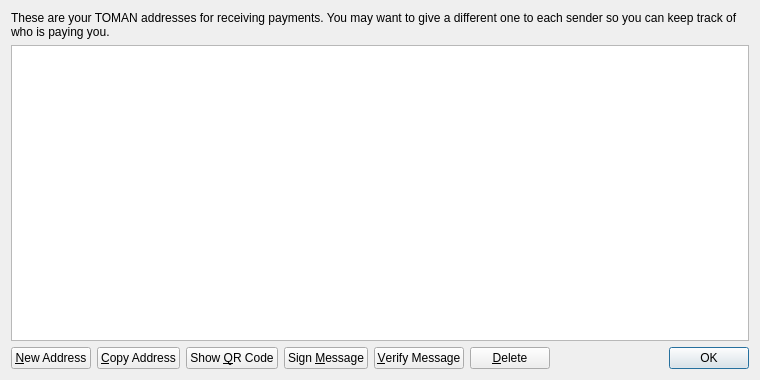
<?xml version="1.0" encoding="UTF-8"?>
<ui version="4.0">
 <class>AddressBookPage</class>
 <widget class="QWidget" name="AddressBookPage">
  <property name="geometry">
   <rect>
    <x>0</x>
    <y>0</y>
    <width>760</width>
    <height>380</height>
   </rect>
  </property>
  <property name="windowTitle">
   <string>Address Book</string>
  </property>
  <layout class="QVBoxLayout" name="verticalLayout">
   <item>
    <widget class="QLabel" name="labelExplanation">
     <property name="text">
      <string>These are your TOMAN addresses for receiving payments. You may want to give a different one to each sender so you can keep track of who is paying you.</string>
     </property>
     <property name="textFormat">
      <enum>Qt::PlainText</enum>
     </property>
     <property name="wordWrap">
      <bool>true</bool>
     </property>
    </widget>
   </item>
   <item>
    <widget class="QTableView" name="tableView">
     <property name="contextMenuPolicy">
      <enum>Qt::CustomContextMenu</enum>
     </property>
     <property name="toolTip">
      <string>Double-click to edit address or label</string>
     </property>
     <property name="tabKeyNavigation">
      <bool>false</bool>
     </property>
     <property name="alternatingRowColors">
      <bool>true</bool>
     </property>
     <property name="selectionMode">
      <enum>QAbstractItemView::SingleSelection</enum>
     </property>
     <property name="selectionBehavior">
      <enum>QAbstractItemView::SelectRows</enum>
     </property>
     <property name="sortingEnabled">
      <bool>true</bool>
     </property>
     <attribute name="verticalHeaderVisible">
      <bool>false</bool>
     </attribute>
    </widget>
   </item>
   <item>
    <layout class="QHBoxLayout" name="horizontalLayout">
     <item>
      <widget class="QPushButton" name="newAddressButton">
       <property name="toolTip">
        <string>Create a new address</string>
       </property>
       <property name="text">
        <string>&amp;New Address</string>
       </property>
       <property name="icon">
        <iconset resource="../bitcoin.qrc">
         <normaloff>:/icons/add</normaloff>:/icons/add</iconset>
       </property>
      </widget>
     </item>
     <item>
      <widget class="QPushButton" name="copyToClipboard">
       <property name="toolTip">
        <string>Copy the currently selected address to the system clipboard</string>
       </property>
       <property name="text">
        <string>&amp;Copy Address</string>
       </property>
       <property name="icon">
        <iconset resource="../bitcoin.qrc">
         <normaloff>:/icons/editcopy</normaloff>:/icons/editcopy</iconset>
       </property>
      </widget>
     </item>
     <item>
      <widget class="QPushButton" name="showQRCode">
       <property name="text">
        <string>Show &amp;QR Code</string>
       </property>
       <property name="icon">
        <iconset resource="../bitcoin.qrc">
         <normaloff>:/icons/qrcode</normaloff>:/icons/qrcode</iconset>
       </property>
      </widget>
     </item>
     <item>
      <widget class="QPushButton" name="signMessage">
       <property name="toolTip">
        <string>Sign a message to prove you own a TOMAN address</string>
       </property>
       <property name="text">
        <string>Sign &amp;Message</string>
       </property>
       <property name="icon">
        <iconset resource="../bitcoin.qrc">
         <normaloff>:/icons/edit</normaloff>:/icons/edit</iconset>
       </property>
      </widget>
     </item>
     <item>
      <widget class="QPushButton" name="verifyMessage">
       <property name="toolTip">
        <string>Verify a message to ensure it was signed with a specified TOMAN address</string>
       </property>
       <property name="text">
        <string>&amp;Verify Message</string>
       </property>
       <property name="icon">
        <iconset resource="../bitcoin.qrc">
         <normaloff>:/icons/transaction_0</normaloff>:/icons/transaction_0</iconset>
       </property>
      </widget>
     </item>
     <item>
      <widget class="QPushButton" name="deleteButton">
       <property name="toolTip">
        <string>Delete the currently selected address from the list</string>
       </property>
       <property name="text">
        <string>&amp;Delete</string>
       </property>
       <property name="icon">
        <iconset resource="../bitcoin.qrc">
         <normaloff>:/icons/remove</normaloff>:/icons/remove</iconset>
       </property>
      </widget>
     </item>
     <item>
      <spacer name="horizontalSpacer">
       <property name="orientation">
        <enum>Qt::Horizontal</enum>
       </property>
       <property name="sizeHint" stdset="0">
        <size>
         <width>40</width>
         <height>20</height>
        </size>
       </property>
      </spacer>
     </item>
     <item>
      <widget class="QDialogButtonBox" name="buttonBox">
       <property name="sizePolicy">
        <sizepolicy hsizetype="Maximum" vsizetype="Fixed">
         <horstretch>0</horstretch>
         <verstretch>0</verstretch>
        </sizepolicy>
       </property>
       <property name="standardButtons">
        <set>QDialogButtonBox::Ok</set>
       </property>
      </widget>
     </item>
    </layout>
   </item>
  </layout>
 </widget>
 <resources>
  <include location="../bitcoin.qrc"/>
 </resources>
 <connections/>
</ui>
